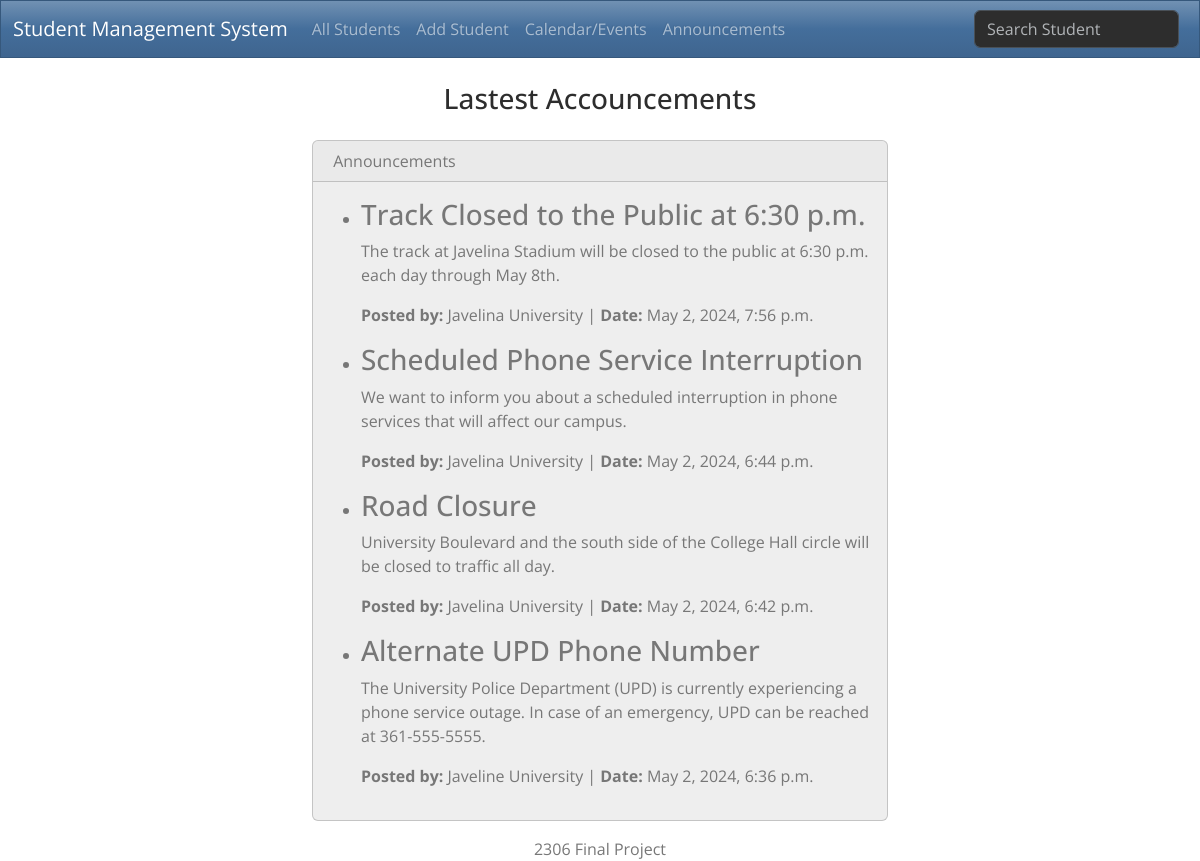
Page /announcements/ on the committed database.
### students/models.py (models this page shows, shortened)
class Announcement(models.Model):
    title = models.CharField(max_length=100)
    content = models.TextField()
    date_posted = models.DateTimeField(auto_now_add=True)
    author = models.CharField(max_length=100)

### students/views.py (the view)
# urls.py: path('announcements/', views.current_announcements, name='announcements_list'),
def current_announcements(request):
    announcements = Announcement.objects.order_by('-date_posted')[:5]
    return render(request, 'announcement.html', {'announcements': announcements})

### students/templates/students/announcement.html (shortened to what this page needs)
{% extends "base.html" %}
{% block body %}
    <h3 class="text-center m-4">Lastest Accouncements</h3>
        <div class="row justify-content-center">
            <div class="col-6">
                <div class="card bg-light mb-3">
                    <div class="card-header"> Announcements</div>
                    <div class="card-body">
                        <ul>
                            {% for announcement in announcements %}
                            <li>
                                <h3>{{ announcement.title }}</h3>
                                <p>{{ announcement.content }}</p>
                                <p><strong>Posted by:</strong> {{ announcement.author }} | <strong>Date:</strong> {{ announcement.date_posted }}</p>
                            </li>
                            {% endfor %}
                        </ul>
                    </div>
                </div>
            </div>
        </div>
{% endblock %}

### rows in the picture
Announcement: title "Track Closed to the Public at 6:30 p.m.", content "The track at Javelina Stadium will be closed to the public at 6:30 p.m. each day through May 8th.", author "Javelina University", date_posted "May 2, 2024, 7:56 p.m."
Announcement: title "Scheduled Phone Service Interruption", content "We want to inform you about a scheduled interruption in phone services that will affect our campus.", author "Javelina University", date_posted "May 2, 2024, 6:44 p.m."
Announcement: title "Road Closure", content "University Boulevard and the south side of the College Hall circle will be closed to traffic all day.", author "Javelina University", date_posted "May 2, 2024, 6:42 p.m."
Announcement: title "Alternate UPD Phone Number", content "The University Police Department (UPD) is currently experiencing a phone service outage. In case of an emergency, UPD can be reached at 361-555-5555.", author "Javeline University", date_posted "May 2, 2024, 6:36 p.m."
